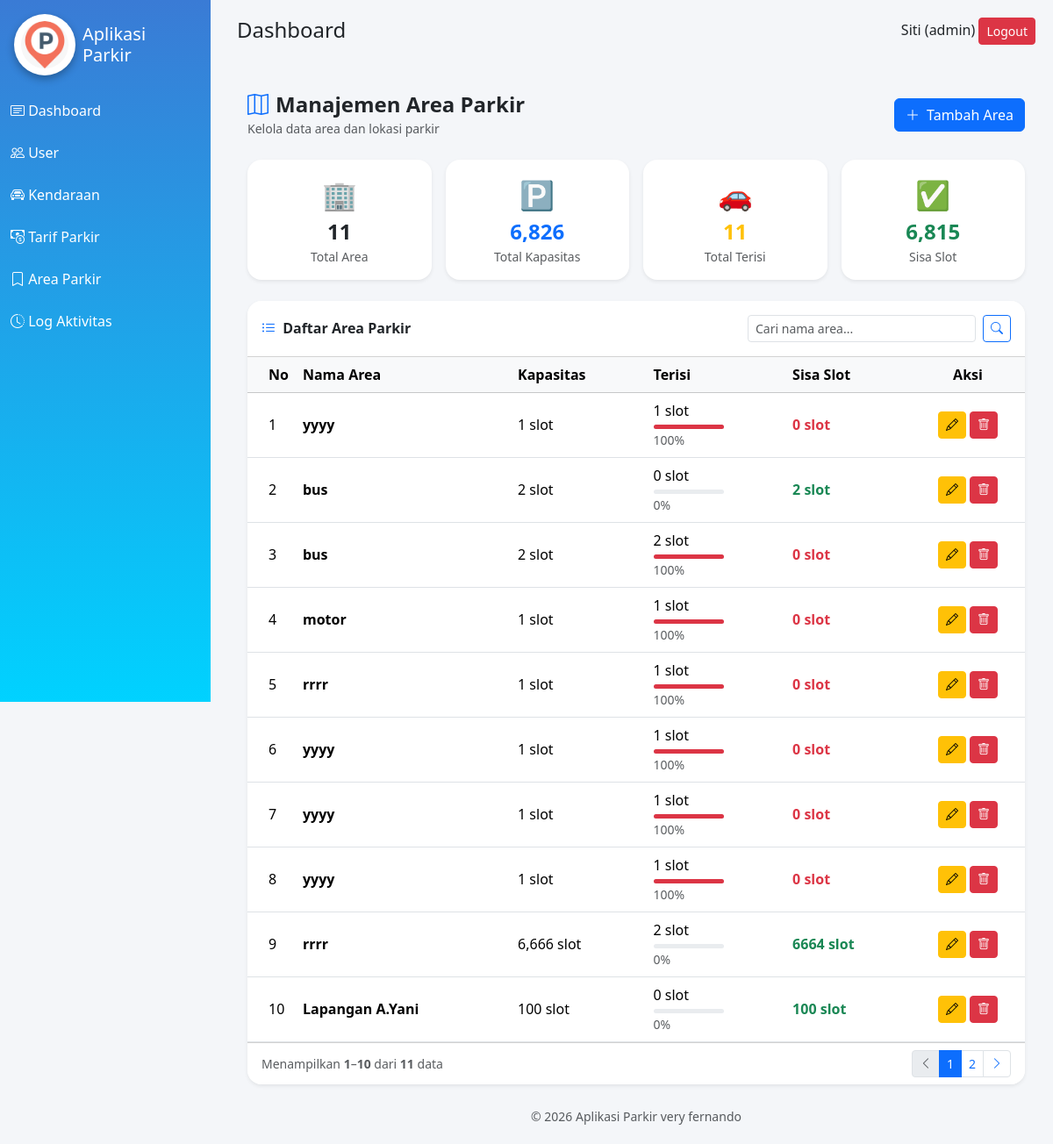
The app's page /area/index.php (signed in) with its own data.
### tables this page shows
CREATE TABLE `tb_area_parkir` (
  `id_area` int(11) NOT NULL,
  `nama_area` varchar(50) DEFAULT NULL,
  `kapasitas` int(5) DEFAULT NULL,
  `terisi` int(5) DEFAULT NULL
);

### area/index.php (the view, shortened to what this page needs)
<?php
include '../config/koneksi.php';
$cari  = isset($_GET['cari']) ? mysqli_real_escape_string($conn, $_GET['cari']) : '';
$where = $cari ? "WHERE nama_area LIKE '%$cari%'" : '';
$per_halaman   = 10;
$halaman       = isset($_GET['halaman']) ? intval($_GET['halaman']) : 1;
$offset        = ($halaman - 1) * $per_halaman;
$total_query   = mysqli_query($conn, "SELECT COUNT(*) as total FROM tb_area_parkir $where");
$total_row     = mysqli_fetch_assoc($total_query)['total'];
$total_halaman = ceil($total_row / $per_halaman);
$query = mysqli_query($conn, "
    SELECT *
    FROM tb_area_parkir
    $where
    ORDER BY id_area DESC
    LIMIT $per_halaman OFFSET $offset
");
$stat_total     = mysqli_fetch_assoc(mysqli_query($conn, "SELECT COUNT(*) as jml FROM tb_area_parkir"))['jml'];
$stat_kapasitas = mysqli_fetch_assoc(mysqli_query($conn, "SELECT SUM(kapasitas) as jml FROM tb_area_parkir"))['jml'] ?? 0;
$stat_terisi    = mysqli_fetch_assoc(mysqli_query($conn, "SELECT SUM(terisi) as jml FROM tb_area_parkir"))['jml'] ?? 0;
$stat_sisa      = $stat_kapasitas - $stat_terisi;
include '../template/header.php';
include '../template/sidebar.php';
include '../template/navbar.php';
?>
<div class="content-wrapper">
  <div class="container-fluid py-4">
    <div class="d-flex justify-content-between align-items-center mb-4">
      <div>
        <h4 class="fw-bold mb-0">
          <i class="bi bi-map me-2 text-primary"></i>Manajemen Area Parkir
        </h4>
        <small class="text-muted">Kelola data area dan lokasi parkir</small>
      </div>
      <a href="tambah.php" class="btn btn-primary">
        <i class="bi bi-plus-lg me-1"></i> Tambah Area
      </a>
    </div>
    <div class="row g-3 mb-4">
      <div class="col-6 col-md-3">
        <div class="card border-0 shadow-sm rounded-4 text-center py-3">
          <div class="fs-2">🏢</div>
          <div class="fw-bold fs-4"><?= $stat_total ?></div>
          <small class="text-muted">Total Area</small>
        </div>
      </div>
      <div class="col-6 col-md-3">
        <div class="card border-0 shadow-sm rounded-4 text-center py-3">
          <div class="fs-2">🅿️</div>
          <div class="fw-bold fs-4 text-primary"><?= number_format($stat_kapasitas) ?></div>
          <small class="text-muted">Total Kapasitas</small>
        </div>
      </div>
      <div class="col-6 col-md-3">
        <div class="card border-0 shadow-sm rounded-4 text-center py-3">
          <div class="fs-2">🚗</div>
          <div class="fw-bold fs-4 text-warning"><?= number_format($stat_terisi) ?></div>
          <small class="text-muted">Total Terisi</small>
        </div>
      </div>
      <div class="col-6 col-md-3">
        <div class="card border-0 shadow-sm rounded-4 text-center py-3">
          <div class="fs-2">✅</div>
          <div class="fw-bold fs-4 text-success"><?= number_format($stat_sisa) ?></div>
          <small class="text-muted">Sisa Slot</small>
        </div>
      </div>
    </div>
    <div class="card shadow-sm border-0 rounded-4">
      <div class="card-header bg-white py-3 d-flex justify-content-between align-items-center rounded-top-4">
        <span class="fw-semibold">
          <i class="bi bi-list-ul me-1 text-primary"></i> Daftar Area Parkir
        </span>
        <form method="GET" class="d-flex gap-2">
          <input type="text" name="cari" class="form-control form-control-sm"
                 placeholder="Cari nama area..."
                 value="<?= htmlspecialchars($cari) ?>" style="width:260px">
          <button class="btn btn-sm btn-outline-primary">
            <i class="bi bi-search"></i>
          </button>
        </form>
      </div>
      <div class="card-body p-0">
        <div class="table-responsive">
          <table class="table table-hover align-middle mb-0">
            <thead class="table-light">
              <tr>
                <th class="ps-4" style="width:50px">No</th>
                <th>Nama Area</th>
                <th>Kapasitas</th>
                <th>Terisi</th>
                <th>Sisa Slot</th>
                <th class="text-center" style="width:130px">Aksi</th>
              </tr>
            </thead>
            <tbody>
              <?php
              $no = $offset + 1;
              if ($query && mysqli_num_rows($query) > 0):
                while ($row = mysqli_fetch_assoc($query)):
                  $terisi    = intval($row['terisi']);
                  $kapasitas = intval($row['kapasitas']);
                  $sisa      = $kapasitas - $terisi;
                  $persen    = $kapasitas > 0 ? round(($terisi / $kapasitas) * 100) : 0;
                  $bar_color = $persen >= 90 ? 'danger' : ($persen >= 60 ? 'warning' : 'success');
              ?>
              <tr>
                <td class="ps-4"><?= $no++ ?></td>
                <td>
                  <span class="fw-semibold">
                    <?= htmlspecialchars($row['nama_area']) ?>
                  </span>
                </td>
                <td><?= number_format($kapasitas) ?> slot</td>
                <td>
                  <?= $terisi ?> slot
                  <div class="progress mt-1" style="height:5px;width:80px">
                    <div class="progress-bar bg-<?= $bar_color ?>"
                         style="width:<?= $persen ?>%"></div>
                  </div>
                  <small class="text-muted"><?= $persen ?>%</small>
                </td>
                <td>
                  <span class="fw-bold text-<?= $sisa > 0 ? 'success' : 'danger' ?>">
                    <?= $sisa ?> slot
                  </span>
                </td>
                <td class="text-center">
                  <a href="edit.php?id=<?= $row['id_area'] ?>"
                     class="btn btn-sm btn-warning" title="Edit">
                    <i class="bi bi-pencil"></i>
                  </a>
                  <a href="hapus.php?id=<?= $row['id_area'] ?>"
                     class="btn btn-sm btn-danger" title="Hapus"
                     onclick="return confirm('Yakin ingin menghapus area <?= htmlspecialchars($row['nama_area']) ?>?')">
                    <i class="bi bi-trash"></i>
                  </a>
                </td>
              </tr>
              <?php endwhile; endif; ?>
            </tbody>
          </table>
        </div>
      </div>
      <?php if ($total_halaman > 1): ?>
      <div class="card-footer bg-white d-flex justify-content-between align-items-center rounded-bottom-4">
        <small class="text-muted">
          Menampilkan
          <strong><?= $offset + 1 ?></strong>–<strong><?= min($offset + $per_halaman, $total_row) ?></strong>
          dari <strong><?= $total_row ?></strong> data
        </small>
        <nav>
          <ul class="pagination pagination-sm mb-0">
            <li class="page-item <?= $halaman <= 1 ? 'disabled' : '' ?>">
              <a class="page-link"
                 href="?halaman=<?= $halaman - 1 ?>&cari=<?= urlencode($cari) ?>">
                <i class="bi bi-chevron-left"></i>
              </a>
            </li>
            <?php for ($i = 1; $i <= $total_halaman; $i++): ?>
            <li class="page-item <?= $i == $halaman ? 'active' : '' ?>">
              <a class="page-link"
                 href="?halaman=<?= $i ?>&cari=<?= urlencode($cari) ?>">
                <?= $i ?>
              </a>
            </li>
            <?php endfor; ?>
            <li class="page-item <?= $halaman >= $total_halaman ? 'disabled' : '' ?>">
              <a class="page-link"
                 href="?halaman=<?= $halaman + 1 ?>&cari=<?= urlencode($cari) ?>">
                <i class="bi bi-chevron-right"></i>
              </a>
            </li>
          </ul>
        </nav>
      </div>
      <?php endif; ?>
    </div>
  </div>
</div>
<?php include '../template/footer.php'; ?>

### template/header.php (style rules this page uses)
body { background:#f4f6f9; }
.card { border-radius:12px; box-shadow:8 4px 10px rgba(0,0,0,0.1); }

### records on screen
tb_area_parkir: nama_area "yyyy", kapasitas "1", terisi "1", persen "100", sisa "0"
tb_area_parkir: nama_area "bus", kapasitas "2", terisi "0"
tb_area_parkir: nama_area "bus", kapasitas "2", terisi "2", persen "100", sisa "0"
tb_area_parkir: nama_area "motor", kapasitas "1", terisi "1", persen "100", sisa "0"
tb_area_parkir: nama_area "rrrr", kapasitas "1", terisi "1", persen "100", sisa "0"
tb_area_parkir: nama_area "yyyy", kapasitas "1", terisi "1", persen "100", sisa "0"
tb_area_parkir: nama_area "yyyy", kapasitas "1", terisi "1", persen "100", sisa "0"
tb_area_parkir: nama_area "yyyy", kapasitas "1", terisi "1", persen "100", sisa "0"
tb_area_parkir: nama_area "rrrr", kapasitas "6,666", terisi "2", persen "0", sisa "6664"
tb_area_parkir: nama_area "Lapangan A.Yani", kapasitas "100", terisi "0"

### other values on screen
$_SESSION['nama'] "Siti"
$_SESSION['role'] "admin"
$stat_total "11"
$stat_kapasitas "6,826"
$stat_terisi "11"
$stat_sisa "6,815"
$offset + 1 "1"
min($offset + $per_halaman, $total_row) "10"
$total_row "11"
